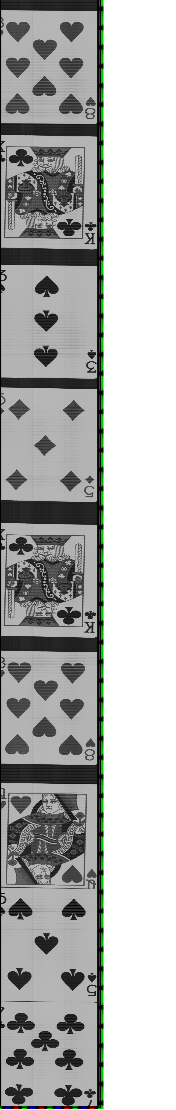
#> input picture Jungmin/cards.png, 176 x 1110 px
$ jupyter execute --allow-errors 1204.ipynb
#> lines starting #> are read from the running program, lines starting #| are printed output that depends on the picture; after the words box and inside, x2 and y2 are one past the last pixel; in counts of white or black regions, pixels touching at a corner belong together
[cell 1]
import cv2
import numpy as np
import matplotlib.pyplot as plt

[cell 2]
img = cv2.imread('cards.png', cv2.IMREAD_GRAYSCALE)
#> img: shape (1110, 176); min 0, max 255, mean 180.8
#edge1 = cv2.Canny(img, 50, 200)
#edge2 = cv2.Canny(img, 100, 200)
edge3 = cv2.Canny(img, 170, 200)
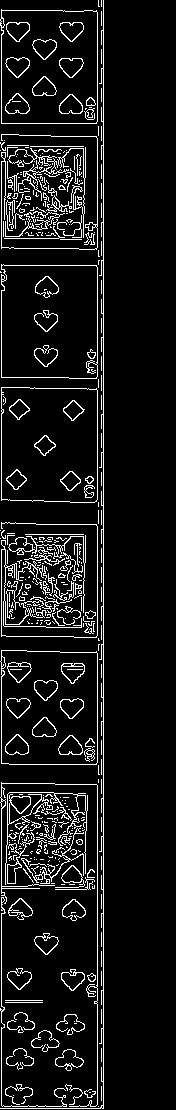
#> edge3: shape (1110, 176); 8.6% white in thin lines or dots, all inside (x1, y1, x2, y2) = (0, 0, 104, 1109)

[cell 3]
contours, hierarchy = cv2.findContours(edge3.copy(), cv2.RETR_TREE, cv2.CHAIN_APPROX_SIMPLE)
#> contours = 596 contours, 470 with area under 20; largest, box (x1, y1, x2, y2) and area: (1, 387, 98, 503) 10841, (1, 387, 98, 503) 10830, (0, 650, 98, 765) 10827, (0, 9, 98, 124) 10823, (1, 10, 98, 124) 10789
rects = [cv2.boundingRect(each) for each in contours]
#> rects = 596 items, first 6: (98, 1106, 1, 1), (13, 1095, 1, 1), (89, 1092, 2, 1), (84, 1089, 12, 9), (101, 1086, 1, 15), (65, 1084, 18, 21)
rects2 = [(x,y,w,h) for (x,y,w,h) in rects if ((w>=95)&(w<=100)&(h>=113)&(h<=117))]
#> rects2 = [(0, 650, 98, 115), (1, 650, 97, 115), (1, 522, 97, 116), (1, 387, 97, 116), (1, 387, 97, 116), (1, 264, 97, 115), (1, 264, 97, 115), (1, 134, 97, 116), (0, 9, 98, 115), (1, 10, 97, 114)]
imgimg=img.copy()
for rect in rects2:
    # Draw the rectangles
    cv2.rectangle(imgimg, (rect[0], rect[1]),
                  (rect[0] + rect[2], rect[1] + rect[3]), (255, 255, 255), 5)
#> this loop made 10 passes
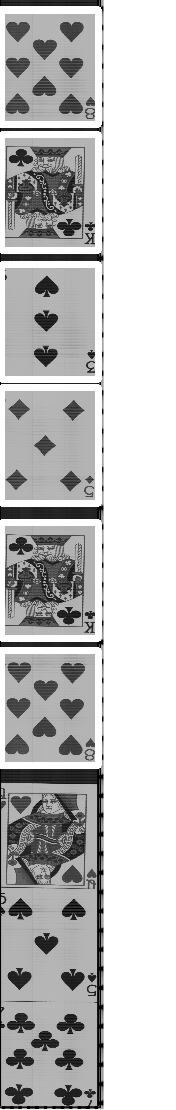
#> imgimg: shape (1110, 176); min 0, max 255, mean 194.7

plt.figure(figsize=(15,12))
plt.imshow(imgimg,cmap="gray")

[cell 4]
rects2
#> Out has the same summary as rects2

[cell 5]
imgimg[:98, 650:765]
#> Out = empty array

[cell 6]
for rect in rects2:
    plt.figure()
    plt.imshow(imgimg[rect[1]:rect[1]+rect[3],rect[0]:rect[0]+rect[2]],cmap="gray")

[cell 7]
rect=rects2[1]
#> rect = (1, 650, 97, 115)
plt.imshow(imgimg[rect[1]:rect[1]+rect[3],rect[0]:rect[0]+rect[2]],cmap="gray")

[cell 8]
rect = rects2[0]
#> rect = (0, 650, 98, 115)
card = img[rect[1]:rect[1]+rect[3],rect[0]:rect[0]+rect[2]]
plt.imshow(card[80:115, 80:98],cmap="gray")

[cell 9]
img2 = card.copy()
template = cv2.imread('./Card_Imgs/Hearts.jpg',0)
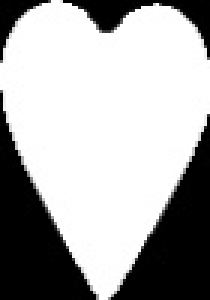
#> input picture Jungmin/Card_Imgs/Hearts.jpg, 70 x 100 px (shown 3 times larger)
#> template is the input picture: shape (100, 70); min 0, max 255, mean 170.4
w, h = template.shape[::-1]
#> w = 70; h = 100


# All the 6 methods for comparison in a list
methods = ['cv2.TM_CCOEFF', 'cv2.TM_CCOEFF_NORMED', 'cv2.TM_CCORR',
            'cv2.TM_CCORR_NORMED', 'cv2.TM_SQDIFF', 'cv2.TM_SQDIFF_NORMED']
for meth in methods:
    img = img2.copy()
    method = eval(meth)


    # Apply template Matching
    res = cv2.matchTemplate(img,template,method)
    min_val, max_val, min_loc, max_loc = cv2.minMaxLoc(res)
    # If the method is TM_SQDIFF or TM_SQDIFF_NORMED, take minimum
    if method in [cv2.TM_SQDIFF, cv2.TM_SQDIFF_NORMED]:
        top_left = min_loc
    else:
        top_left = max_loc


    bottom_right = (top_left[0] + w, top_left[1] + h)
    cv2.rectangle(img,top_left, bottom_right, 255, 2)


    plt.subplot(121),plt.imshow(res,cmap = 'gray')
    plt.title('Matching Result'), plt.xticks([]), plt.yticks([])
    plt.subplot(122),plt.imshow(img,cmap = 'gray')
    plt.title('Detected Point'), plt.xticks([]), plt.yticks([])
    plt.suptitle(meth)
    plt.show()
#> this loop made 6 passes
#> (min_val, max_val, min_loc, top_left, bottom_right) on passes 1 to 4: (-4153163.2, 2656301.8, (27, 14), (8, 15), (78, 115)), (-0.104, 0.0617, (27, 14), (8, 15), (78, 115)), (169386480, 178023680, (13, 8), (27, 0), (97, 100)), (0.764, 0.784, (27, 12), (8, 15), (78, 115))
#> (min_val, max_val, max_loc, top_left, bottom_right) on passes 5 to 6: (116482416, 125319392, (27, 12), (28, 0), (98, 100)), (0.513, 0.559, (16, 7), (28, 0), (98, 100))
#> pass 1, `plt.show()`:
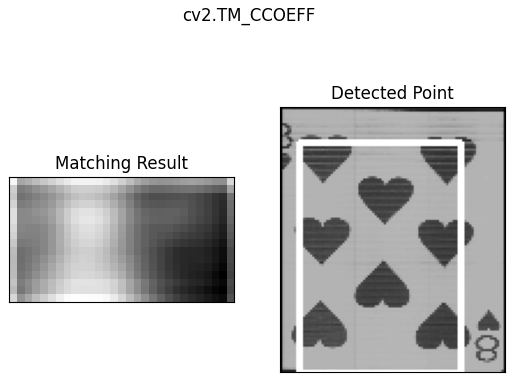
#> figure drawn by matplotlib, 2 panels
#> after the loop:
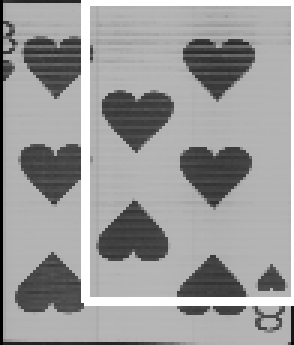
#> img: shape (115, 98) (shown 3 times larger); min 0, max 255, mean 155.3

[cell 10]
w, h = template.shape[::-1]
img = img2.copy()
res = cv2.matchTemplate(img, template, cv2.TM_CCOEFF_NORMED)

threshold = 0.5
loc = np.where(res >= threshold)
#> loc = (empty array, empty array)


for pt in zip(*loc[::-1]):
    cv2.rectangle(img, pt, (pt[0] + w, pt[1] + h), (0, 0, 255), 2)
#> this loop made 0 passes

plt.imshow(img,cmap="gray")

[cell 11]
img2 = card.copy()
template = cv2.imread('./Card_Imgs/Eight.jpg',0)
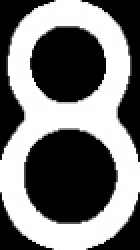
#> input picture Jungmin/Card_Imgs/Eight.jpg, 70 x 125 px (shown 2 times larger)
#> template is the input picture: shape (125, 70); min 0, max 255, mean 118.8
w, h = template.shape[::-1]
#> h = 125


# All the 6 methods for comparison in a list
methods = ['cv2.TM_CCOEFF', 'cv2.TM_CCOEFF_NORMED', 'cv2.TM_CCORR',
            'cv2.TM_CCORR_NORMED', 'cv2.TM_SQDIFF', 'cv2.TM_SQDIFF_NORMED']
#> (the rest of this cell did not finish here and is left out)

[cell 12]
card

[cell 13]
rect=rects2[1]
#> rect = (1, 650, 97, 115)
plt.imshow(imgimg[rect[1]:rect[1]+rect[3],rect[0]:rect[0]+rect[2]],cmap="gray")

[cell 14]
edge_card = cv2.Canny(card, 170, 200)
#> edge_card: shape (115, 98); 11.2% white in thin lines or dots

[cell 15]
plt.imshow(edge_card,cmap="gray")

[cell 16]
for rect in rects2:
    plt.figure()
    card = imgimg[rect[1]:rect[1]+rect[3],rect[0]:rect[0]+rect[2]]
    edge_card = cv2.Canny(card, 170, 200)
    plt.imshow(edge_card,cmap="gray")
#> this loop made 10 passes
#> pass 1, `edge_card = cv2.Canny(card, 170, 200)`:
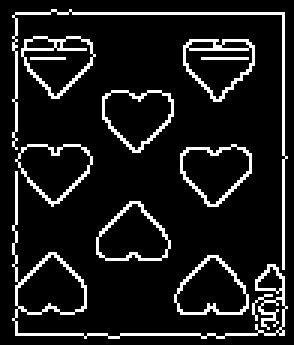
#> edge_card: shape (115, 98) (shown 3 times larger); 10.7% white in thin lines or dots, all inside (x1, y1, x2, y2) = (4, 3, 96, 113)

[cell 17]
plt.figure(figsize=(30,20))
plt.imshow(edge3, cmap="gray")

[cell 18]
img = cv2.imread('cards_new.jpg', cv2.IMREAD_GRAYSCALE)
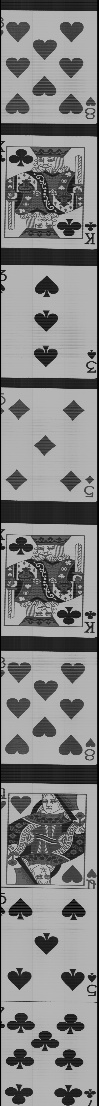
#> input picture Jungmin/cards_new.jpg, 99 x 1106 px
#> img is the input picture: shape (1106, 99); min 0, max 188, mean 131.3
edge4 = cv2.Canny(img, 180, 200)
#> edge4: shape (1106, 99); 13.1% white in thin lines or dots
plt.figure(figsize=(30,20))
plt.imshow(edge4, cmap="gray")

[cell 19]
img = cv2.imread('card3.jpg', cv2.IMREAD_GRAYSCALE)
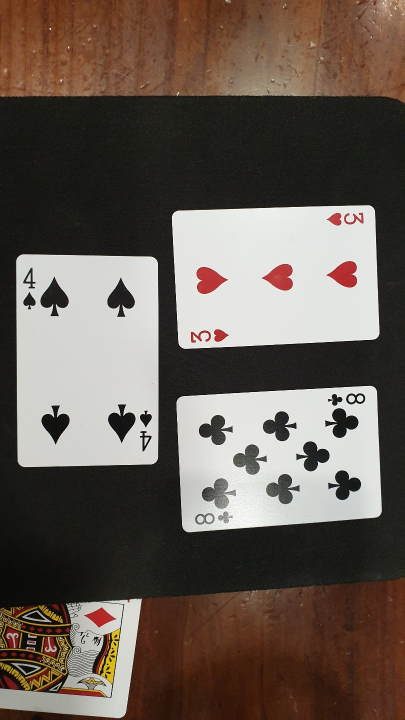
#> input picture Jungmin/card3.jpg, 810 x 1440 px (shown at 1/2 size)
#> img: shape (1440, 810); min 0, max 255, mean 94.4
edge4 = cv2.Canny(img, 180, 200)
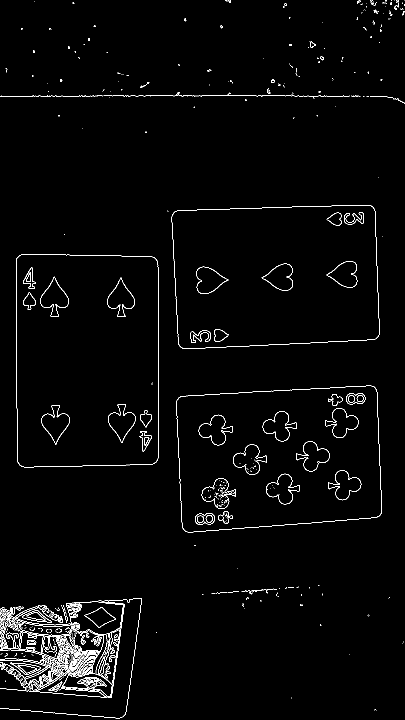
#> edge4: shape (1440, 810) (shown at 1/2 size); 1.9% white in thin lines or dots
plt.figure(figsize=(30,20))
plt.imshow(edge4, cmap="gray")
